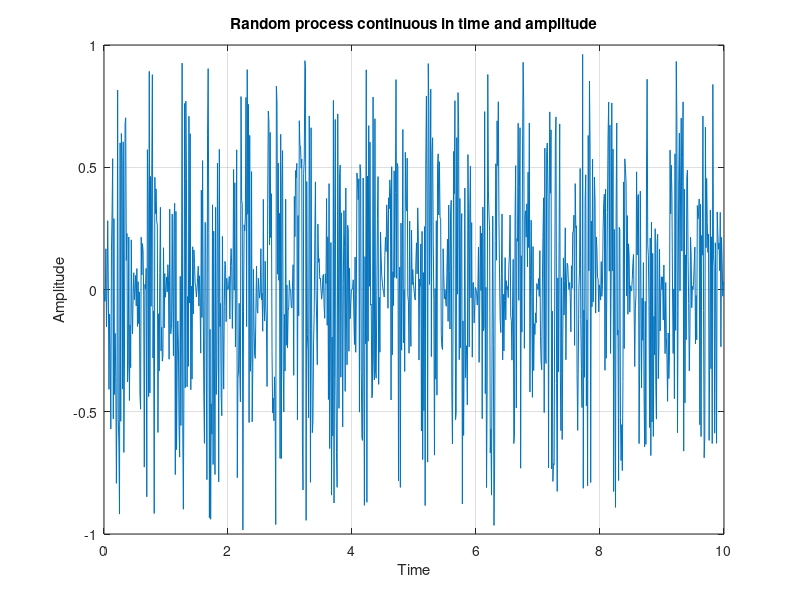

This figure's MATLAB source:
%{
n=1000;
A=zeros (1,n);
A=rand([1,-1],1,n); %توليد قيم amplitude 
t=0:0.01:n%محور الزمن
f=1;
w=2*pi*f;
%mapping 
y=A*sin(w*t);
figure
plot(t,y);
xlabel('Time'); 
ylabel('Amplitude ');
title('Random process continues in time and amplitude ');
ylim([-A A]);


%}
clc; clear; close all;

n = 1000;

% توليد Amplitude عشوائي بين -1 و 1
A = 2*rand(1,n) - 1;

% الزمن
t = 0:0.01:(n-1)*0.01;

% التردد
f = 1;
w = 2*pi*f;

% توليد الإشارة
y = A .* sin(w*t);

% الرسم
figure
plot(t,y);
xlabel('Time'); 
ylabel('Amplitude');
title('Random process continuous in time and amplitude');
ylim([-1 1]);
grid on;
